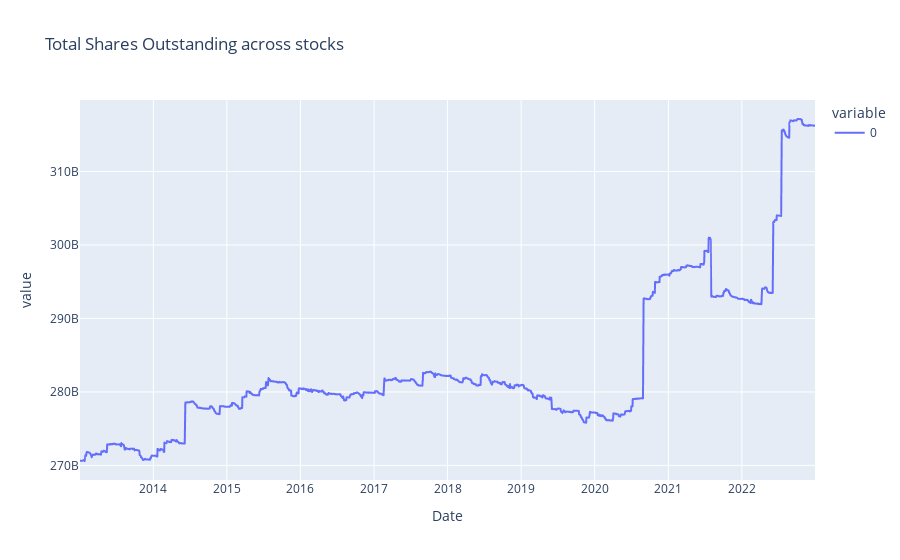

Notebook code for this chart:
### Code cell
df_shares_outstanding_clean.sum(1).plot(title='Total Shares Outstanding across stocks')

### Figure 1 — Plotly figure (JSON) as saved in the notebook; plotly's stock layout.template omitted (floating-point values rounded to 4 significant figures; data arrays with more than 128 entries replaced by an {"elided": "..."} marker saying what was removed)
{"data": [{"hovertemplate": "variable=0<br>Date=%{x}<br>value=%{y}<extra></extra>", "legendgroup": "0", "line": {"color": "#636efa", "dash": "solid"}, "marker": {"symbol": "circle"}, "mode": "lines", "name": "0", "showlegend": true, "type": "scattergl", "x": {"elided": "2518 str values"}, "xaxis": "x", "y": {"elided": "2518 int values"}, "yaxis": "y"}], "layout": {"legend": {"title": {"text": "variable"}, "tracegroupgap": 0}, "title": {"text": "Total Shares Outstanding across stocks"}, "xaxis": {"anchor": "y", "domain": [0, 1], "title": {"text": "Date"}}, "yaxis": {"anchor": "x", "domain": [0, 1], "title": {"text": "value"}}}}
